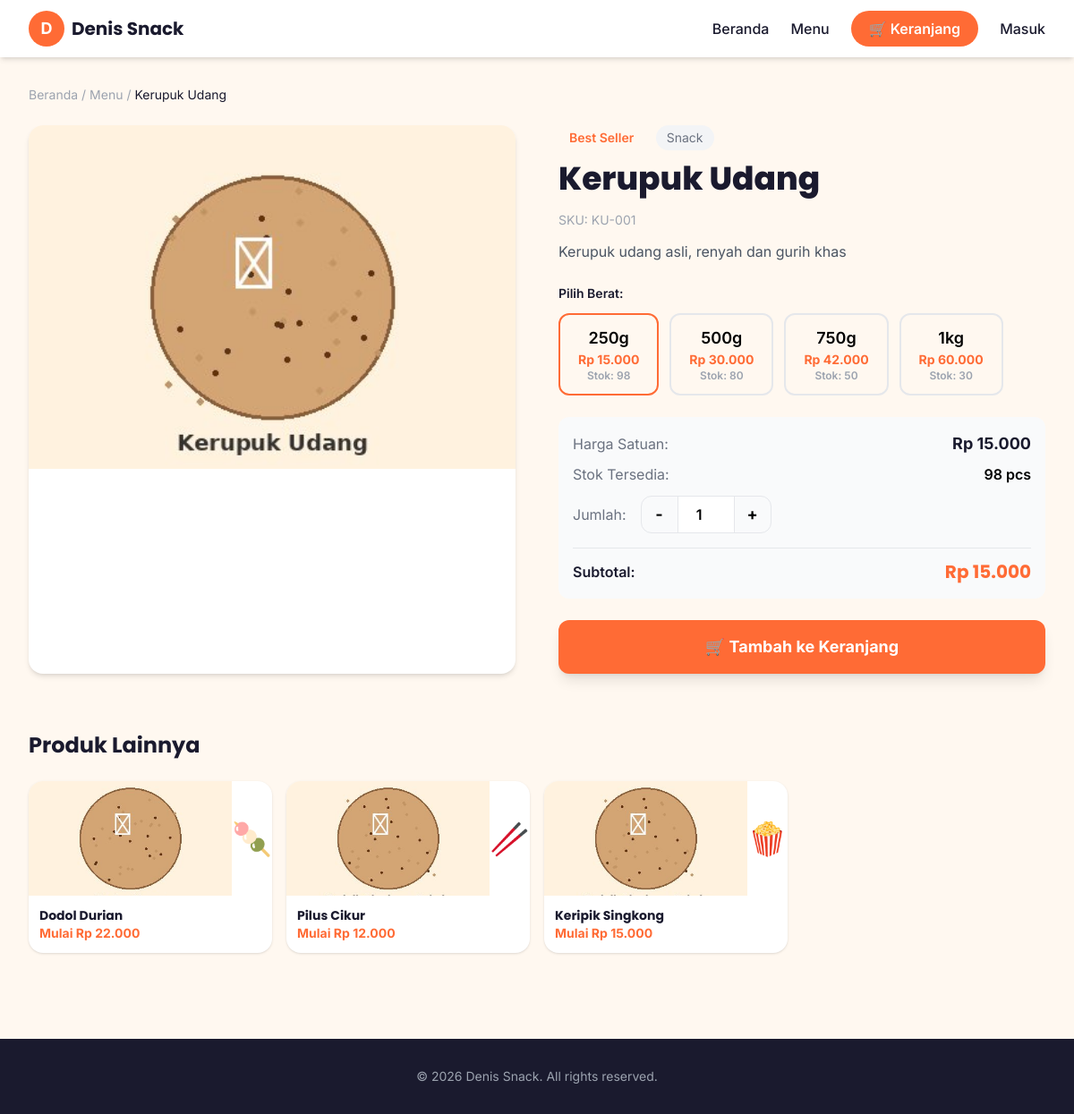
The app's page /product/4 with its own data.
### tables this page shows
CREATE TABLE products (
        id INTEGER PRIMARY KEY AUTOINCREMENT,
        name TEXT NOT NULL,
        description TEXT,
        base_price INTEGER NOT NULL DEFAULT 0,
        category_id INTEGER,
        emoji TEXT DEFAULT '🍿',
        photo TEXT,
        badge TEXT,
        is_active INTEGER DEFAULT 1,
        is_featured INTEGER DEFAULT 0,
        sku TEXT,
        created_at TIMESTAMP DEFAULT CURRENT_TIMESTAMP,
        FOREIGN KEY (category_id) REFERENCES categories(id) ON DELETE SET NULL
    );

CREATE TABLE categories (
        id INTEGER PRIMARY KEY AUTOINCREMENT,
        name TEXT NOT NULL,
        slug TEXT UNIQUE NOT NULL,
        description TEXT,
        emoji TEXT DEFAULT '📁',
        is_active INTEGER DEFAULT 1,
        sort_order INTEGER DEFAULT 0,
        created_at TIMESTAMP DEFAULT CURRENT_TIMESTAMP
    );

CREATE TABLE product_variants (
        id INTEGER PRIMARY KEY AUTOINCREMENT,
        product_id INTEGER NOT NULL,
        weight_label TEXT NOT NULL,
        weight_gram INTEGER NOT NULL,
        price INTEGER NOT NULL,
        stock INTEGER DEFAULT 0,
        sku TEXT,
        min_stock INTEGER DEFAULT 5,
        is_active INTEGER DEFAULT 1,
        FOREIGN KEY (product_id) REFERENCES products(id) ON DELETE CASCADE
    );

### app.py (the view)
@app.route('/product/<int:product_id>')
def product_detail(product_id):
    conn = get_db()
    product = conn.execute("SELECT p.*, c.name as cat_name FROM products p LEFT JOIN categories c ON p.category_id=c.id WHERE p.id=?", (product_id,)).fetchone()
    if not product:
        conn.close()
        return redirect(url_for('index'))
    variants = conn.execute("SELECT * FROM product_variants WHERE product_id=? AND is_active=1 ORDER BY weight_gram", (product_id,)).fetchall()
    settings = get_settings()
    related = conn.execute("SELECT p.*, c.name as cat_name FROM products p LEFT JOIN categories c ON p.category_id=c.id WHERE p.is_active=1 AND p.category_id=? AND p.id!=? LIMIT 4", (product['category_id'], product_id)).fetchall()
    conn.close()
    return render_template('product_detail.html', product=product, variants=variants, settings=settings, related=related)

### app.py (called while the page is built, shortened)
def get_db():
    conn = sqlite3.connect(DB_PATH, timeout=10)
    conn.row_factory = sqlite3.Row
    conn.execute("PRAGMA foreign_keys = ON")
    conn.execute("PRAGMA busy_timeout = 5000")
    return conn

def get_settings():
    now = time.time()
    if _settings_cache['data'] is not None and now - _settings_cache['ts'] < 2:
        return _settings_cache['data']

def _norm_color(value, default):
    v = str(value or '').strip()
    if len(v) == 7 and v[0] == '#' and all(c in COLOR_VALID for c in v[1:]):
        return v
    if len(v) == 6 and all(c in COLOR_VALID for c in v):
        return '#' + v
    return default

def get_theme():
    s = get_settings()
    theme = {}
    for k, v in THEME_DEFAULTS.items():
        theme[k] = s.get('theme_' + k, v)
    for c in ('primary', 'secondary', 'accent', 'dark', 'light', 'success', 'info'):
        theme[c] = _norm_color(theme[c], THEME_DEFAULTS[c])
    if theme['font_scale'] not in ('small', 'normal', 'large'):
        theme['font_scale'] = 'normal'
    theme['product_cols'] = theme['product_cols'] if theme['product_cols'] in ('2', '3', '4') else '4'
    theme['body_class'] = 'theme-btn-{} theme-card-{} theme-font-{}'.format(
        theme['button_style'], theme['card_style'], theme['font_scale'])
    theme['body_class'] += ' theme-anim-off' if theme.get('animation') != '1' else ''
    return theme

@app.context_processor
def inject_globals():
    return {'theme': get_theme(), 'settings': get_settings()}

### templates/product_detail.html (shortened to what this page needs)
<!DOCTYPE html>
<html lang="id">
<head>
    <script src="https://cdn.tailwindcss.com"></script>
</head>
<body class="bg-light font-body {{ theme.body_class }}">
    <nav class="bg-white shadow-md sticky top-0 z-50">
        <div class="max-w-7xl mx-auto px-4 sm:px-6 lg:px-8">
            <div class="flex justify-between items-center h-16">
                <a href="/" class="flex items-center gap-2"><div class="w-10 h-10 bg-primary rounded-full flex items-center justify-center overflow-hidden">{% if theme.logo_type == 'image' and theme.logo_image %}<img src="/uploads/{{ theme.logo_image }}" alt="logo" class="w-full h-full object-cover">{% else %}<span class="text-white font-bold text-lg">{{ theme.logo_text or 'D' }}</span>{% endif %}</div><span class="font-display font-bold text-xl text-dark">{{ settings.get('shop_name', 'Denis Snack') }}</span></a>
                <div class="hidden md:flex items-center gap-6">
                    <a href="/" class="text-dark hover:text-primary transition font-medium">Beranda</a>
                    <a href="/#menu" class="text-dark hover:text-primary transition font-medium">Menu</a>
                    <a href="/#keranjang" class="bg-primary text-white px-5 py-2 rounded-full hover:bg-orange-600 transition font-semibold flex items-center gap-2">🛒  Keranjang</a>
                    {% if session.get('customer_id') %}
                    <a href="/profile" class="text-dark hover:text-primary font-medium">👤 {{ session.get('customer_name') }}</a>
                    {% else %}
                    <a href="/login" class="text-dark hover:text-primary font-medium">Masuk</a>
                    {% endif %}
                </div>
            </div>
        </div>
    </nav>
    <main class="max-w-7xl mx-auto px-4 sm:px-6 lg:px-8 py-8">
        <nav class="text-sm text-gray-400 mb-6"><a href="/" class="hover:text-primary">Beranda</a> / <a href="/#menu" class="hover:text-primary">Menu</a> / <span class="text-dark">{{ product.name }}</span></nav>
        <div class="grid md:grid-cols-2 gap-8 lg:gap-12">
            <div class="bg-white rounded-2xl shadow-md overflow-hidden">
                <div class="h-72 md:h-96 bg-gradient-to-br from-primary/10 to-accent/10 flex items-center justify-center">
                    {% if product.photo %}
                    <img src="/uploads/{{ product.photo }}" alt="{{ product.name }}" class="w-full h-full object-cover">
                    {% else %}
                    <span class="text-9xl">{{ product.emoji }}</span>
                    {% endif %}
                </div>
            </div>
            <div>
                {% if product.badge %}<span class="inline-block bg-primary/10 text-primary px-3 py-1 rounded-full text-sm font-semibold mb-3">{{ product.badge }}</span>{% endif %}
                {% if product.cat_name %}<span class="inline-block bg-gray-100 text-gray-500 px-3 py-1 rounded-full text-sm mb-3 ml-2">{{ product.cat_name }}</span>{% endif %}
                <h1 class="font-display text-3xl md:text-4xl font-extrabold text-dark mb-4">{{ product.name }}</h1>
                {% if product.sku %}<p class="text-gray-400 text-sm mb-3">SKU: {{ product.sku }}</p>{% endif %}
                <p class="text-gray-600 leading-relaxed mb-6">{{ product.description }}</p>
                <div class="mb-6">
                    <label class="block text-sm font-semibold text-dark mb-3">Pilih Berat:</label>
                    <div class="flex flex-wrap gap-3" id="variant-options">
                        {% for v in variants %}
                        <button type="button" onclick="selectVariant({{ v.id }}, {{ v.price }}, {{ v.stock }}, '{{ v.weight_label }}')"
                            class="variant-btn px-5 py-3 rounded-xl border-2 border-gray-200 font-semibold transition hover:border-primary {% if loop.first %}border-primary bg-primary/5{% endif %}"
                            data-vid="{{ v.id }}" data-price="{{ v.price }}" data-stock="{{ v.stock }}" data-weight="{{ v.weight_label }}">
                            <span class="block text-lg">{{ v.weight_label }}</span>
                            <span class="block text-primary font-bold text-sm">Rp {{ "{:,.0f}".format(v.price).replace(",", ".") }}</span>
                            <span class="block text-gray-400 text-xs">Stok: {{ v.stock }}</span>
                        </button>
                        {% endfor %}
                    </div>
                </div>
                <div class="bg-gray-50 rounded-xl p-4 mb-6">
                    <div class="flex justify-between items-center mb-2"><span class="text-gray-500">Harga Satuan:</span><span class="font-bold text-dark text-lg" id="detail-price">Rp {{ "{:,.0f}".format(variants[0].price if variants else 0).replace(",", ".") }}</span></div>
                    <div class="flex justify-between items-center mb-3"><span class="text-gray-500">Stok Tersedia:</span><span class="font-semibold" id="detail-stock">{{ variants[0].stock if variants else 0 }} pcs</span></div>
                    <div class="flex items-center gap-4 mb-4">
                        <span class="text-gray-500">Jumlah:</span>
                        <div class="flex items-center border rounded-xl">
                            <button type="button" onclick="changeQty(-1)" class="w-10 h-10 flex items-center justify-center text-lg font-bold hover:bg-gray-100 rounded-l-xl">-</button>
                            <input type="number" id="qty-input" value="1" min="1" max="{{ variants[0].stock if variants else 1 }}" readonly class="w-16 h-10 text-center font-semibold border-x outline-none">
                            <button type="button" onclick="changeQty(1)" class="w-10 h-10 flex items-center justify-center text-lg font-bold hover:bg-gray-100 rounded-r-xl">+</button>
                        </div>
                    </div>
                    <div class="flex justify-between items-center border-t pt-3"><span class="font-semibold text-dark">Subtotal:</span><span class="font-display font-bold text-xl text-primary" id="detail-subtotal">Rp {{ "{:,.0f}".format(variants[0].price if variants else 0).replace(",", ".") }}</span></div>
                </div>
                <button onclick="addDetailToCart()" id="add-to-cart-btn" class="w-full bg-primary text-white py-4 rounded-xl hover:bg-orange-600 transition font-bold text-lg shadow-lg shadow-primary/30 flex items-center justify-center gap-2">
                    🛒 Tambah ke Keranjang
                </button>
            </div>
        </div>
        {% if related %}
        <section class="mt-16">
            <h2 class="font-display text-2xl font-bold text-dark mb-6">Produk Lainnya</h2>
            <div class="grid grid-cols-2 md:grid-cols-4 gap-4">
                {% for r in related %}
                <a href="/product/{{ r.id }}" class="bg-white rounded-2xl shadow hover:shadow-lg transition overflow-hidden group">
                    <div class="h-32 bg-gradient-to-br from-primary/20 to-accent/20 flex items-center justify-center group-hover:scale-105 transition">
                        {% if r.photo %}<img src="/uploads/{{ r.photo }}" class="w-full h-full object-cover"><span class="text-4xl">{{ r.emoji }}</span>{% else %}<span class="text-4xl">{{ r.emoji }}</span>{% endif %}
                    </div>
                    <div class="p-3">
                        <h3 class="font-display font-bold text-sm text-dark truncate">{{ r.name }}</h3>
                        <p class="text-primary font-bold text-sm">Mulai Rp {{ "{:,.0f}".format(r.base_price).replace(",", ".") }}</p>
                    </div>
                </a>
                {% endfor %}
            </div>
        </section>
        {% endif %}
    </main>
    <footer class="bg-dark text-white py-8 mt-16">
        <div class="max-w-7xl mx-auto px-4 text-center">
            <p class="text-gray-400 text-sm">&copy; 2026 {{ settings.get('shop_name', 'Denis Snack') }}. All rights reserved.</p>
        </div>
    </footer>
</body>
</html>

### records on screen
products: name "Kerupuk Udang", photo (picture), badge "Best Seller", sku "KU-001", description "Kerupuk udang asli, renyah dan gurih khas"
categories: cat_name "Snack"
product_variants: weight_label "250g", price "15.000", stock "98"
product_variants: weight_label "500g", price "30.000", stock "80"
product_variants: weight_label "750g", price "42.000", stock "50"
product_variants: weight_label "1kg", price "60.000", stock "30"
products: photo (picture), emoji "🍡", name "Dodol Durian", base_price "22.000"
products: photo (picture), emoji "🥢", name "Pilus Cikur", base_price "12.000"
products: photo (picture), emoji "🍿", name "Keripik Singkong", base_price "15.000"

### other values on screen
{{ theme.logo_text or 'D' }} "D"
{{ settings.get('shop_name', 'Denis Snack') }} "Denis Snack"
